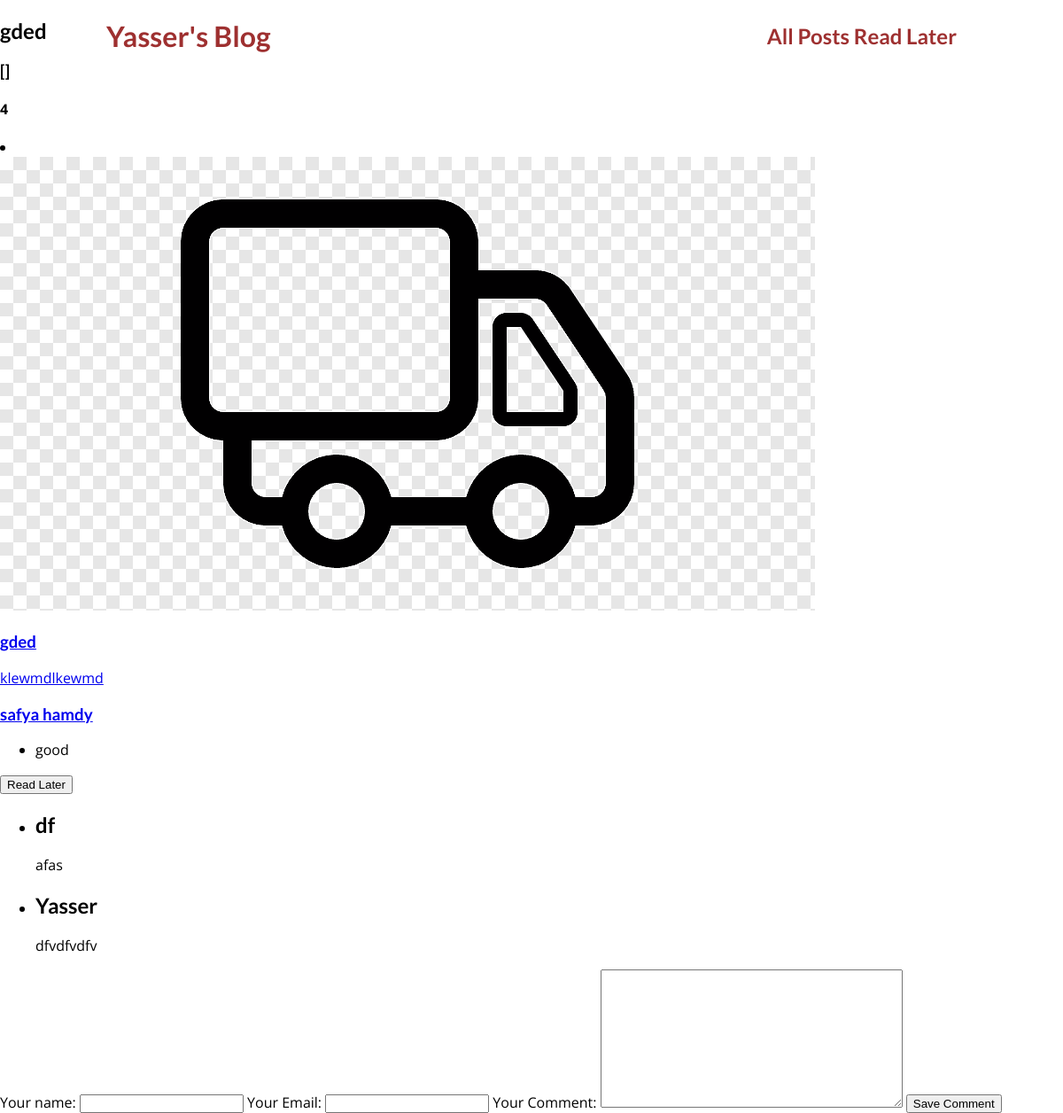
The page /posts/gded on the database its author committed.
### blog/models.py (models this page shows, shortened)
class Post(models.Model):
    title=models.CharField(max_length=50)
    excerpt=models.CharField(max_length=50)
    image=models.ImageField(upload_to="photos", null=True)
    date=models.DateField(auto_now = True)# it updates it by default with current time and date
    slug=models.SlugField(unique = True)# by defaulu django make it index since it is slugfield which has always db_oindex = True also it has unique values
    content=models.TextField(validators =[MinLengthValidator(10)])# used for long textes like articles
    author=models.ForeignKey(Author, on_delete = models.SET_NULL, null = True, related_name = "posts" )# to choose on_delete SET_NULL you need to make null=True
    tags = models.ManyToManyField(Tag)

class Tag(models.Model):
    caption = models.CharField(max_length=50)

class Comment(models.Model):
    user_name = models.CharField(max_length = 50)
    user_email = models.EmailField()
    text = models.TextField(max_length= 500)
    post = models.ForeignKey(Post, on_delete = models.CASCADE , related_name = "comments")# we use comments access this table via post with post.comments.all()

### blog/views.py (the view, shortened to what this page needs)
# urls.py: path("posts/<slug:slug>", views.SinglePost.as_view(),name="detail"),
class SinglePost(View):
    def AlreadyStored(self,request,PostId):
        stored_posts_ids = request.session.get("stored_posts")
        if stored_posts_ids is not None:
            stored = PostId in stored_posts_ids
        else:
            stored = False
        return stored
    def get(self,request,slug): # get is handling what happens when you type this url
        post = Post.objects.get(slug=slug)
        stored_posts_ids = request.session.get("stored_posts")
        if stored_posts_ids is None:
            stored_posts_ids = []
        context = {"post": post, "tags": post.tags.all(),"comment_form":CommentForm(),"comments": post.comments.all().order_by("-id"),"stored": self.AlreadyStored(request,post.id),"favorite_ids": stored_posts_ids}# we use order bt id to make sure new comments with newer id show first
        return render(request, "blog/post.html", context)

### blog/forms.py
class CommentForm(forms.ModelForm):
    class Meta:
        model = Comment
        exclude = ["post"]
        labels = {"user_name": "Your name","user_email" : "Your Email", "text":"Your Comment" }

### blog/models.py (called while the page is built)
    def __str__(self):
        return(f"{self.first_name} {self.last_name}")

### blog/templates/blog/post.html (shortened to what this page needs)
{% extends "base.html" %}
{% load static %}
{% block content %}
<section>
 <h2>{{ post.title }}</h2>
 <h3>{{favorite_ids}}</h3>
 <h4>{{post.id}}</h4>
     <p>
        {% include "blog/includes/p.html" %}
    </p>
    <h3>
        <a href="mailto:{{post.author.email}}">{{post.author}}</a>
    </h3>
    <ul>
        <li>
            {% for tag in tags %}
            {{ tag.caption }}
            {% endfor %}
        </li>
    </ul>
</section>
<div>
    <form action="{% url "read-later" %}" method="POST">
        <button>
            {% if not stored %}
            Read Later
            {% else %}
            remove from read Later
            {% endif %}
        </button>
    </form>
</div>
<section>
    <ul>
        {% for comment in comments%}
        <li>
            <h2>{{comment.user_name}}</h2>
    <p2>{{comment.text}}</p2>
</li>
        {% endfor %}
    </ul>
</section>
    <form action="{% url "detail" post.slug %}" method="POST">
    {% for form in comment_form %}
    <dev id="{% if form.errors %} Invalid {% endif %}">
    {{form.label_tag}}
    {{form}}
    {% endfor %}
</dev>
    <button>Save Comment</button>
</form>
{% endblock %}

### templates/base.html (shortened to what this page needs)
{% load static %}
<!DOCTYPE html>
<html lang="en">
<head>
    <link rel="stylesheet" href="{% static "app.css" %}">
</head>
<body>
    <header id="main-navigation">
        <h1>
            <a href="{% url "firstpage"%}">Yasser's Blog</a>
        </h1>
        <h2>
            <a href="{% url "allposts"%}">All Posts</a>
            <a href="{% url "read-later"%}">Read Later</a>
        </h2>
    </header>
    {% block content %}
    {% endblock %}
</body>
</html>

### blog/templates/blog/includes/p.html
{% load static %}
<li>
    <article class="post">
    <a href="{% url "detail" post.slug %}"><img src="{{post.image.url}}" alt="{{ post.title}}" />
    <div class="post__content">
    <h3> {{ post.title }}</h3>
    <p>{{post.excerpt}}</p>
    </div>
</a>
    </article>
<l/i>

### static/app.css (style rules this page uses)
* { box-sizing: border-box; }
html { font-family: 'Open Sans', 'Lato', sans-serif; }
body { margin: 0; }
h1, h2, h3 { font-family: 'Lato', sans-serif; font-weight: bold; }
#main-navigation { width: 100%; height: 5rem; display: flex; justify-content: space-between; align-items: center; padding: 0 10%; position: absolute; top: 0; left: 0; }
#main-navigation a { text-decoration: none; color: rgb(158, 48, 48); font-weight: bold; }

### rows shown on the page
Post: title "gded", id "4", image (picture), excerpt "klewmdlkewmd", author "safya hamdy"
Tag: caption "good"
Comment: user_name "df", text "afas"
Comment: user_name "Yasser", text "dfvdfvdfv"

### other values the page prints
{{ favorite_ids }} "[]"
